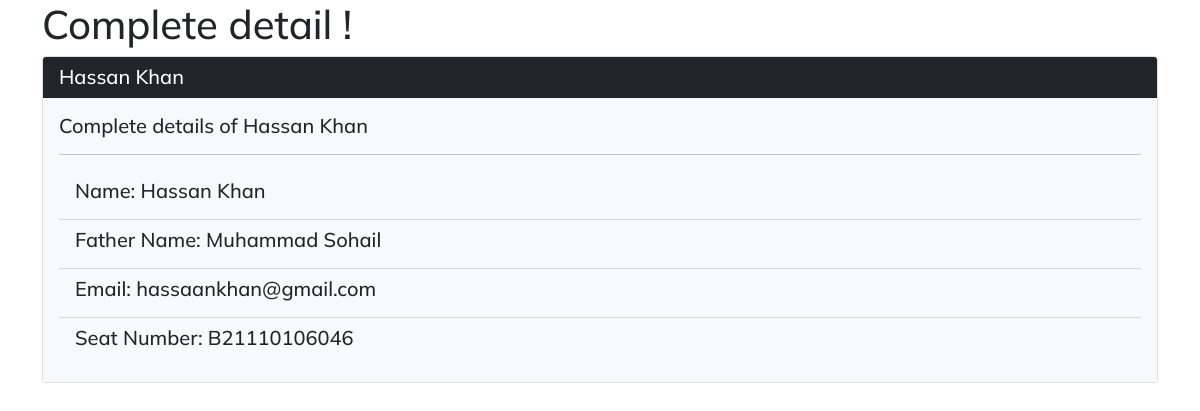
The app's page /Sis/detail/6 with its own data.
### Sis/models.py (models this page shows, shortened)
class Student(models.Model):
    name = models.CharField(max_length=30)
    fname = models.CharField(max_length=30)
    email = models.EmailField()
    seat = models.CharField(max_length=12)

### Sis/views.py (the view)
# urls.py: path('detail/<id>', views.detail, name='detail')
def detail(request, id):
    details = Student.objects.get(pk=id)
    return render(request, 'Sis/Formdetail.html', {
        'detail': details
    })

### Sis/templates/Sis/Formdetail.html
{% extends 'Sis/Front.html' %}
{% block body %}
<div class="container">
<h1>Complete detail !</h1>
    <div class="card">
        <h5 class="card-header bg bg-dark text-white">{{ detail.name }}</h5>
        <div class="card-body bg bg-light">
            <h5 class="card-title">Complete details of {{ detail.name }}</h5> <hr>
            <ul class="list-group list-group-flush ">
                <li class="list-group-item bg bg-light"><h5>Name: {{ detail.name }}</h5></li>
                <li class="list-group-item bg bg-light"><h5>Father Name: {{ detail.fname }}</h5></li>
                <li class="list-group-item bg bg-light"><h5>Email: {{ detail.email }}</h5></li>
                <li class="list-group-item bg bg-light"><h5>Seat Number: {{ detail.seat }}</h5></li>
            </ul>
        </div>
    </div>
</div>
{% endblock %}

### Sis/static/css/style.css (style rules this page uses)
* { margin:0; padding: 0; box-sizing: border-box; font-family:Mulish; font-weight: 500; }

### records on screen
Student: name "Hassan Khan", fname "Muhammad Sohail", email "hassaankhan@gmail.com", seat "B21110106046"
